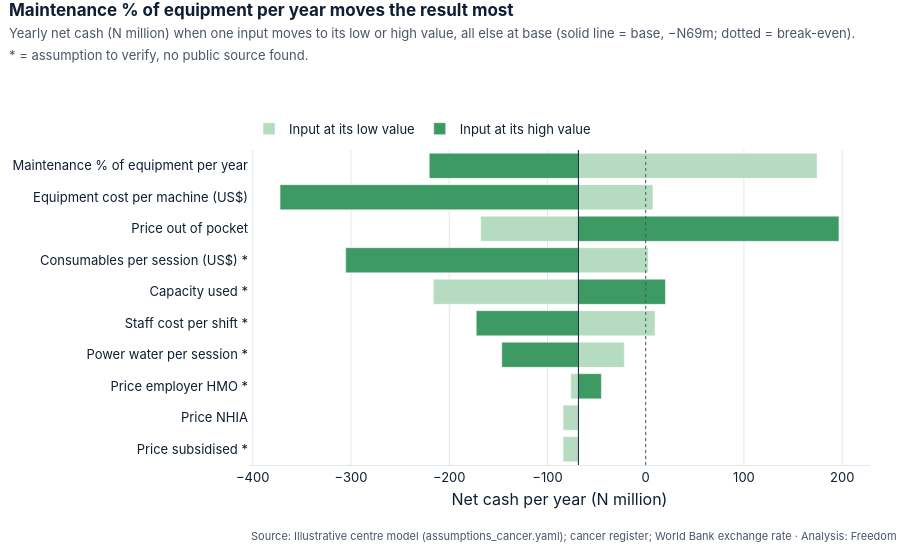

Here is the notebook cell this chart was saved with:
### Code cell
sens = pd.read_csv(P / "centre_model_cancer_sensitivity.csv")
charts.centre_sensitivity(sens, source=charts.SRC_MODEL_CANCER).show()
for _, s in sens.head(5).iterrows():
    print(f"  {s.input:40} swing N{s.swing_ngn / 1e6:,.0f}m a year ({'sourced' if s.verified else 'ASSUMPTION'})")

### Figure 1 — Plotly figure (JSON) as saved in the notebook; plotly's stock layout.template omitted (floating-point values rounded to 4 significant figures)
{"data": [{"base": -68.51, "customdata": [400000.0, 400000.0, 1000000.0, 2000.0, 250000.0, 0.5, 2.0, 650000.0, 1500000.0, 0.02], "hovertemplate": "%{y}<br>at %{customdata}: N%{x:,.0f}m a year<extra></extra>", "marker": {"color": "#B5DCC0"}, "name": "Input at its low value", "orientation": "h", "type": "bar", "x": [-15.6, -15.6, -7.8, 46.8, 78.0, -147.7, 71.06, -99.45, 75.92, 242.9], "y": ["Price subsidised *", "Price NHIA", "Price employer HMO *", "Power water per session *", "Staff cost per shift *", "Capacity used *", "Consumables per session (US$) *", "Price out of pocket", "Equipment cost per machine (US$)", "Maintenance % of equipment per year"]}, {"base": -68.51, "customdata": [800000.0, 800000.0, 1800000.0, 10000.0, 600000.0, 0.9, 15.0, 1200000.0, 4000000.0, 0.15], "hovertemplate": "%{y}<br>at %{customdata}: N%{x:,.0f}m a year<extra></extra>", "marker": {"color": "#3E9A63"}, "name": "Input at its high value", "orientation": "h", "type": "bar", "x": [0.0, 0.0, 23.4, -78.0, -104.0, 88.63, -236.9, 265.2, -303.7, -151.8], "y": ["Price subsidised *", "Price NHIA", "Price employer HMO *", "Power water per session *", "Staff cost per shift *", "Capacity used *", "Consumables per session (US$) *", "Price out of pocket", "Equipment cost per machine (US$)", "Maintenance % of equipment per year"]}], "layout": {"annotations": [{"font": {"color": "#4A5568", "size": 11}, "showarrow": false, "text": "Source: Illustrative centre model (assumptions_cancer.yaml); cancer register; World Bank exchange rate · Analysis: Freedom Oboh", "x": 0, "xanchor": "left", "xref": "paper", "y": 0, "yanchor": "top", "yref": "paper", "yshift": -62}], "barmode": "overlay", "font": {"color": "#0F1E33", "family": "Inter, Segoe UI, Arial, sans-serif", "size": 13}, "height": 560, "hoverlabel": {"bgcolor": "white", "font": {"color": "#0F1E33"}}, "legend": {"orientation": "h", "title": {}, "x": 0, "y": 1.02, "yanchor": "bottom"}, "margin": {"b": 95, "l": 20, "r": 30, "t": 150}, "paper_bgcolor": "white", "plot_bgcolor": "white", "shapes": [{"line": {"color": "#0F1E33", "width": 1}, "type": "line", "x0": -68.51, "x1": -68.51, "xref": "x", "y0": 0, "y1": 1, "yref": "y domain"}, {"line": {"color": "#4A5568", "dash": "dot", "width": 1}, "type": "line", "x0": 0, "x1": 0, "xref": "x", "y0": 0, "y1": 1, "yref": "y domain"}], "showlegend": true, "title": {"font": {"size": 17}, "pad": {"t": 16}, "text": "<b>Maintenance % of equipment per year moves the result most</b><br><span style='font-size:13px;color:#4A5568'>Yearly net cash (N million) when one input moves to its low or high value, all else at base (solid line = base, −N69m; dotted = break-even).<br>* = assumption to verify, no public source found.</span>", "x": 0.01, "xanchor": "left", "y": 1, "yanchor": "top", "yref": "container"}, "xaxis": {"automargin": true, "gridcolor": "#E3E6EB", "linecolor": "#E3E6EB", "showgrid": true, "title": {"standoff": 10, "text": "Net cash per year (N million)"}, "zeroline": false}, "yaxis": {"automargin": true, "gridcolor": "#E3E6EB", "showgrid": false, "title": {"standoff": 10}, "zeroline": false}}}
